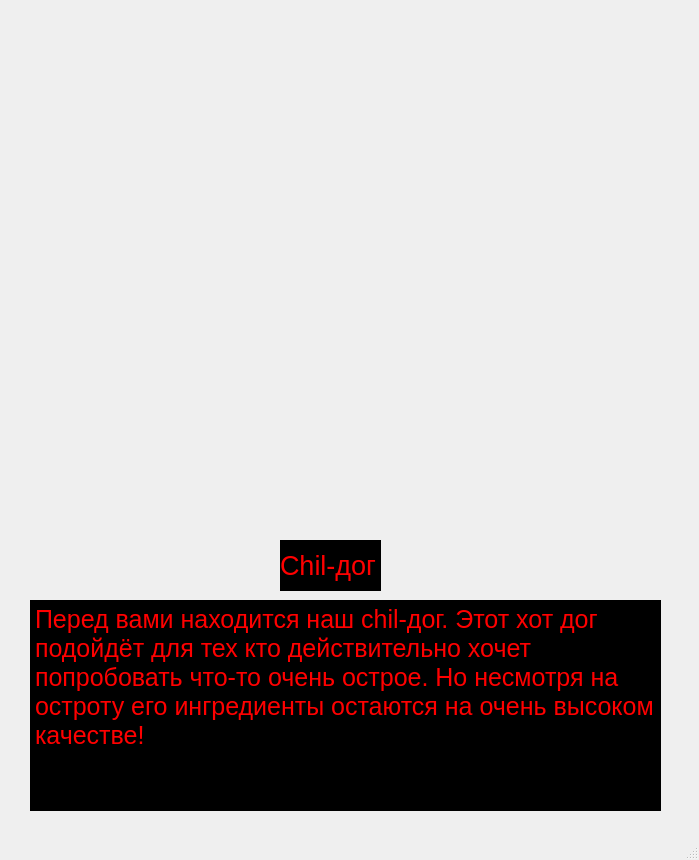
<?xml version="1.0" encoding="UTF-8"?>
<ui version="4.0">
 <class>MainWindow</class>
 <widget class="QMainWindow" name="MainWindow">
  <property name="geometry">
   <rect>
    <x>0</x>
    <y>0</y>
    <width>699</width>
    <height>860</height>
   </rect>
  </property>
  <property name="windowTitle">
   <string>MainWindow</string>
  </property>
  <widget class="QWidget" name="centralwidget">
   <widget class="QLabel" name="label">
    <property name="geometry">
     <rect>
      <x>0</x>
      <y>0</y>
      <width>701</width>
      <height>531</height>
     </rect>
    </property>
    <property name="text">
     <string/>
    </property>
    <property name="pixmap">
     <pixmap>Pictures/Chil_dog.jpg</pixmap>
    </property>
   </widget>
   <widget class="QLabel" name="label_2">
    <property name="geometry">
     <rect>
      <x>280</x>
      <y>540</y>
      <width>101</width>
      <height>51</height>
     </rect>
    </property>
    <property name="font">
     <font>
      <pointsize>20</pointsize>
     </font>
    </property>
    <property name="styleSheet">
     <string notr="true">background-color: rgb(0, 0, 0);
color: rgb(255, 0, 0);</string>
    </property>
    <property name="text">
     <string>Chil-дог</string>
    </property>
   </widget>
   <widget class="QPlainTextEdit" name="plainTextEdit">
    <property name="enabled">
     <bool>false</bool>
    </property>
    <property name="geometry">
     <rect>
      <x>30</x>
      <y>600</y>
      <width>631</width>
      <height>211</height>
     </rect>
    </property>
    <property name="font">
     <font>
      <pointsize>19</pointsize>
     </font>
    </property>
    <property name="styleSheet">
     <string notr="true">color: rgb(255, 0, 0);
background-color: rgb(0, 0, 0);</string>
    </property>
    <property name="plainText">
     <string>Перед вами находится наш chil-дог. Этот хот дог подойдёт для тех кто действительно хочет попробовать что-то очень острое. Но несмотря на остроту его ингредиенты остаются на очень высоком качестве!</string>
    </property>
   </widget>
  </widget>
  <widget class="QMenuBar" name="menubar">
   <property name="geometry">
    <rect>
     <x>0</x>
     <y>0</y>
     <width>699</width>
     <height>21</height>
    </rect>
   </property>
  </widget>
  <widget class="QStatusBar" name="statusbar"/>
 </widget>
 <resources/>
 <connections/>
</ui>
